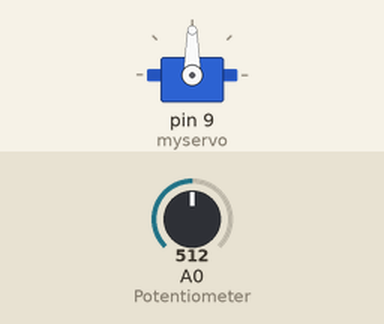
Bench run of a sketch on a simulated Arduino Uno, built with avr-gcc and run on an emulated ATmega328P. On the bench: servo. The inputs (shaded band) are chosen by the test bench; at power-on: A0 (Potentiometer) = 512.

Above: at 1.2 s.
1.3 s: A0 (Potentiometer) set to 716
At 2.5 s:
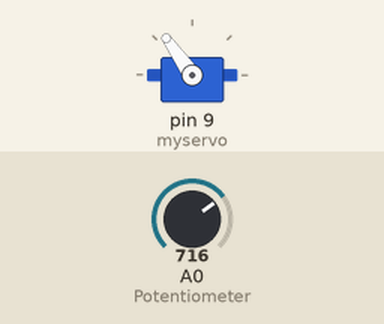
2.8 s: A0 (Potentiometer) set to 900
At 3.5 s:
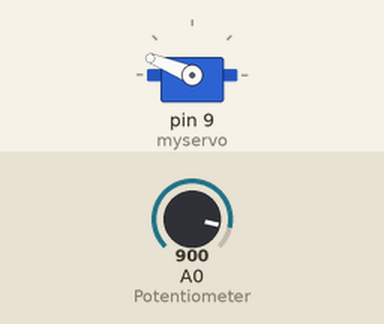
4.3 s: A0 (Potentiometer) set to 1023
At 4.9 s:
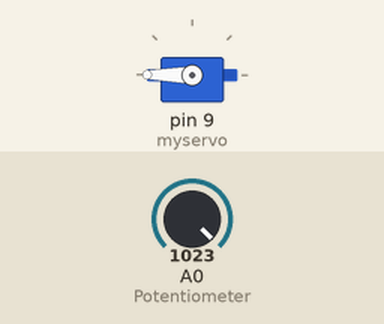
5.8 s: A0 (Potentiometer) set to 306
At 7.0 s:
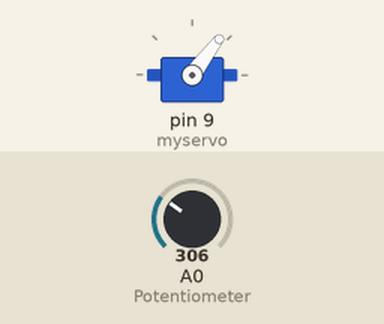
7.3 s: A0 (Potentiometer) set to 122
At 8.4 s:
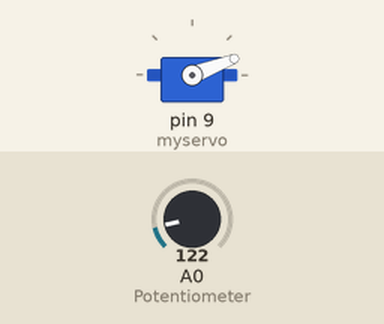
Timing chart, 0 to 9.8 s (numbered marks = the images above; inputs shaded):
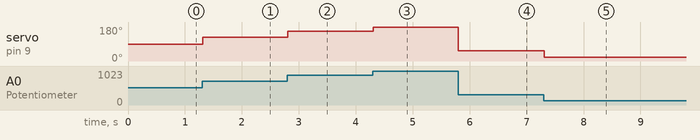

The sketch:

Servo_Potentiometer.ino
```cpp
#include <Servo.h>
#define Potentiometer A0
Servo myservo;  // create servo object to control a servo

int val;    // variable to read the value from the analog pin

void setup() {
  myservo.attach(9);  // attaches the servo on pin 9 to the servo object
}

void loop() {
  val = analogRead(Potentiometer);            // reads the value of the potentiometer (value between 0 and 1023)
  val = map(val, 0, 1023, 0, 180);     // scale it for use with the servo (value between 0 and 180)
  myservo.write(val);                  // sets the servo position according to the scaled value
  delay(15);                           // waits for the servo to get there
}
```

Measured:
- after the input at 1.3 s, servo on pin 9 (myservo): 90° → 125° at once
- after the input at 2.8 s, servo on pin 9 (myservo): 125° → 158° at once
- after the input at 4.3 s, servo on pin 9 (myservo): 158° → 180° at once
- after the input at 5.8 s, servo on pin 9 (myservo): 180° → 53° at once
- after the input at 7.3 s, servo on pin 9 (myservo): 53° → 21° at once
